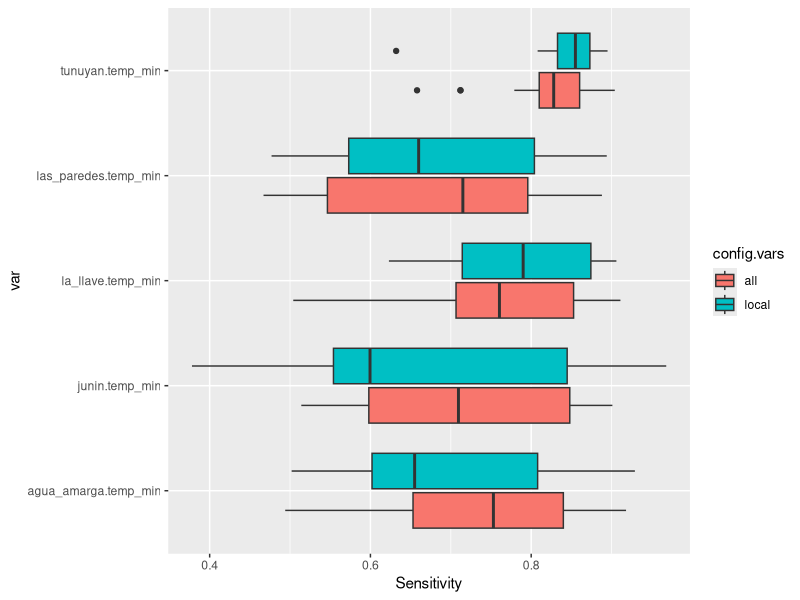
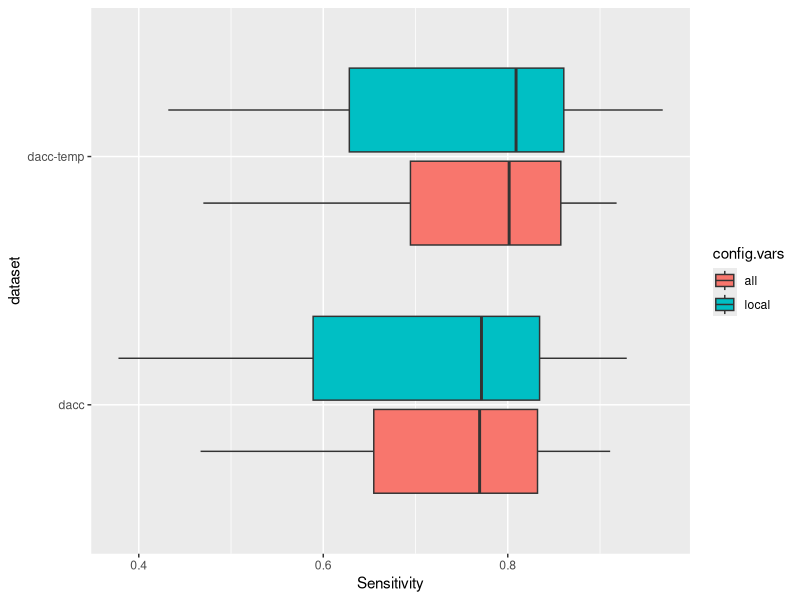
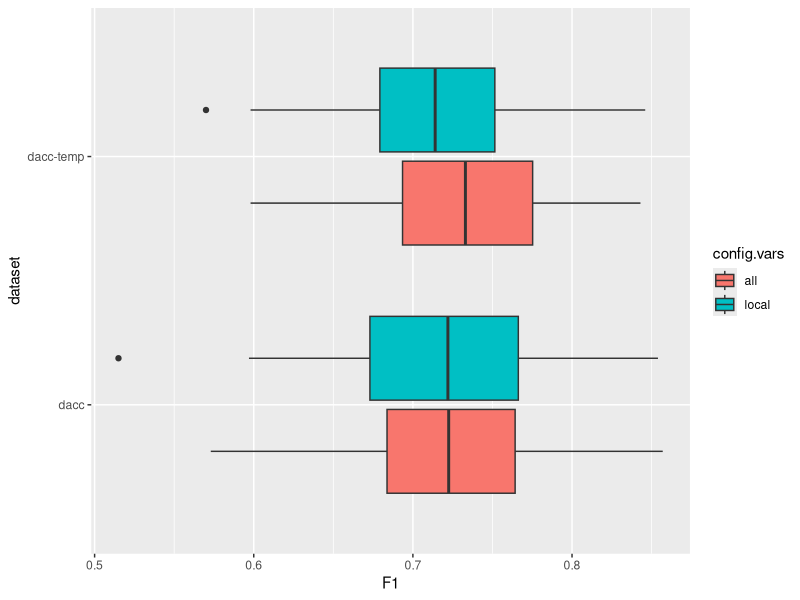
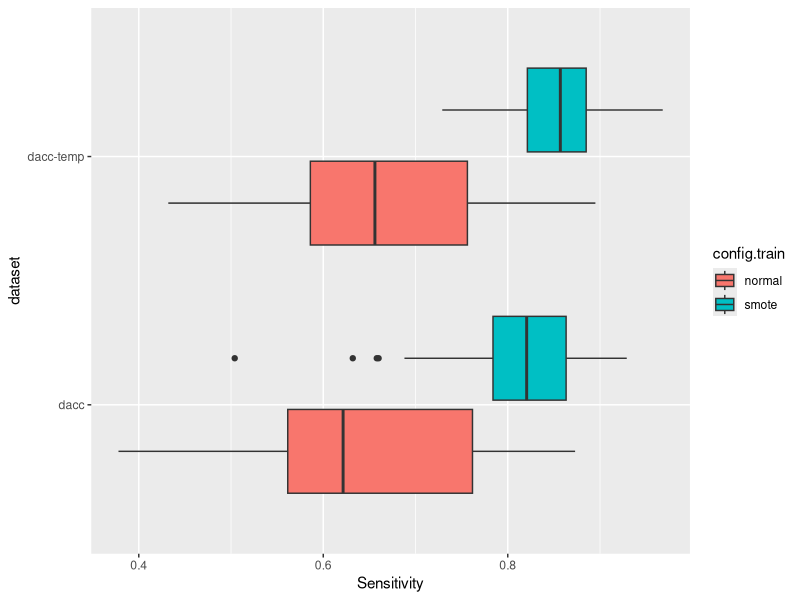
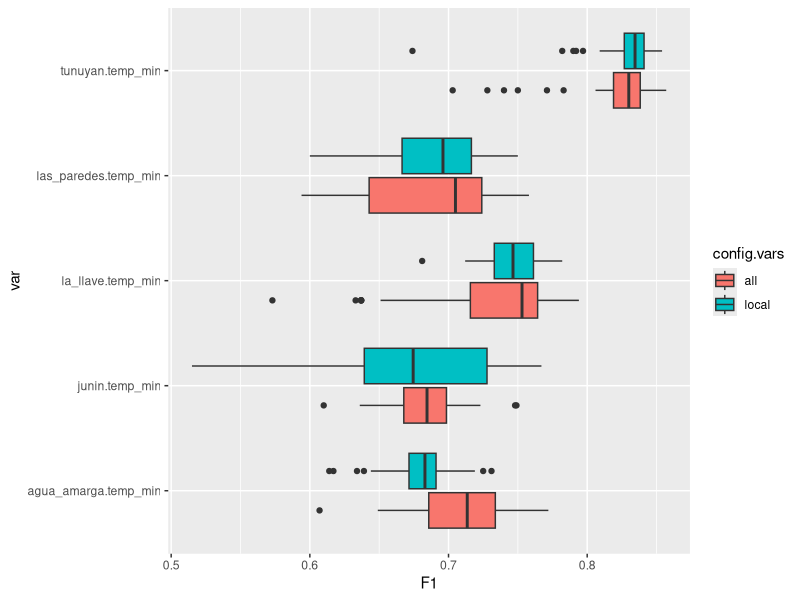
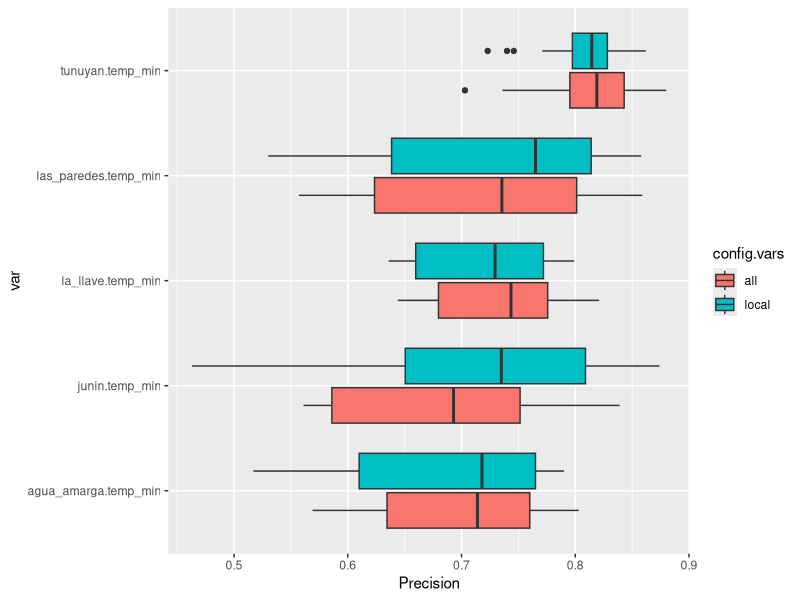
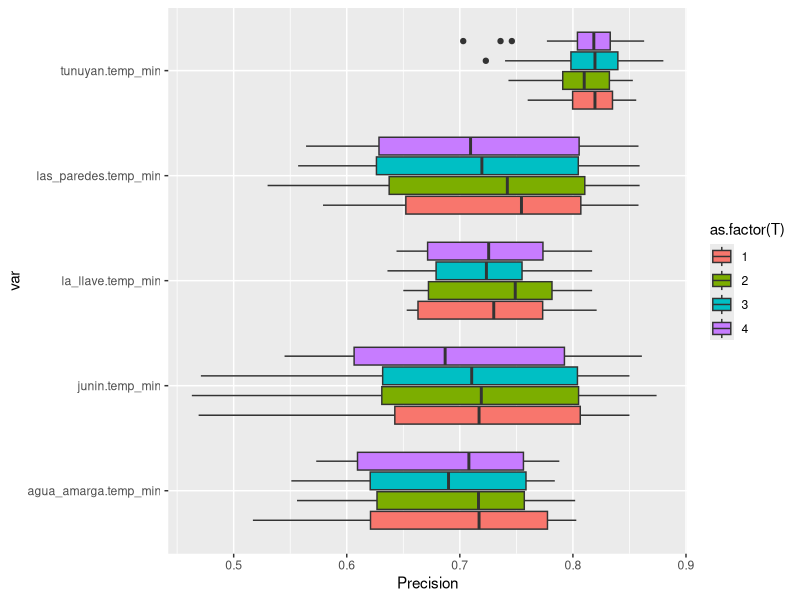
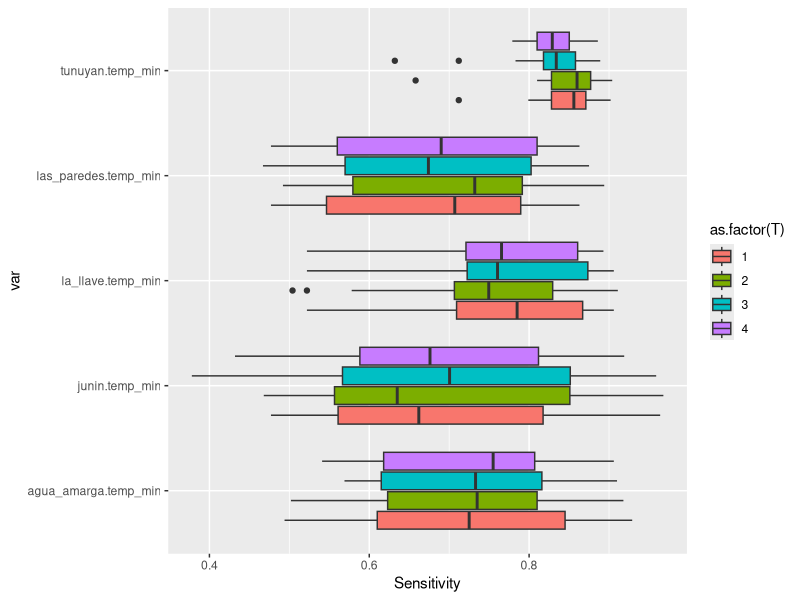

Reproduce these figures in R, in order. (Note: this script raises an error after producing the figures.)
## ---- chunk 1
library(readr)
library(ggplot2)
library(gridExtra)
library(tidyverse)
library(lazyeval)

dataset <- read_csv("classification-results.csv")
dataset[,8:ncol(dataset)] <- round(dataset[,8:ncol(dataset)],digits = 3)

stations <- unique(dataset$var)
algoritmos <- unique(dataset$alg)
metrics <- c("FAR","Sensitivity","Specificity","Accuracy","Kappa","F1","Precision")

#' ## Carga dataset
#' Creación de dataset genérico para resultados clasificación
df <- dataset %>%
  unite(dataset, 
        col=label,c("dataset","var","config.train","config.vars","T","alg"),
        sep = "-",remove=FALSE) %>% 
  select(label,dataset,var,config.train,config.vars,T,alg,FAR,Sensitivity,Specificity,Accuracy,Kappa,F1,Precision) 

## ---- chunk 2
p <-ggplot(aes(y = Sensitivity, x = var, fill = config.vars), data = df) + 
  geom_boxplot()  + coord_flip()
print(p)
## ---- chunk 3
p <-ggplot(aes(y = Sensitivity, x = dataset, fill = config.vars), data = df) + 
  geom_boxplot()  + coord_flip()
print(p)
## ---- chunk 4
p <-ggplot(aes(y = F1, x = dataset, fill = config.vars), data = df) + 
  geom_boxplot()  + coord_flip()
print(p)
## ---- chunk 5
p <-ggplot(aes(y = Sensitivity, x = dataset, fill = config.train), data = df) + 
  geom_boxplot()  + coord_flip()
print(p)
## ---- chunk 6

p <-ggplot(aes(y = F1, x = var, fill = config.vars), data = df) + geom_boxplot() + coord_flip()
print(p)

## ---- chunk 7
p <-ggplot(aes(y = Precision , x = var, fill = config.vars), data = df) + geom_boxplot() + coord_flip()
print(p)

## ---- chunk 8

#' ## Según cuantos días anteriores de información sumamos.
#' 
p <-ggplot(aes(y = Precision , x = var, fill = as.factor(T)), data = df) + geom_boxplot() + coord_flip()
print(p)

p <-ggplot(aes(y = Sensitivity , x = var, fill = as.factor(T)), data = df) + geom_boxplot() + coord_flip()
print(p)

p <-ggplot(aes(y = F1 , x = var, fill = as.factor(T)), data = df) + 
  geom_boxplot() + coord_flip() + labs(fill="T")
print(p)
## ---- chunk 9
p <-ggplot(aes(y = Precision , x = var, fill = config.train), data = df) + geom_boxplot() + coord_flip()
print(p)

p <-ggplot(aes(y = Sensitivity , x = var, fill = config.train), data = df) + geom_boxplot() + coord_flip()
print(p)

p <-ggplot(aes(y = F1 , x = var, fill = config.train), data = df) + geom_boxplot() + coord_flip()
print(p)

## ---- chunk 10

for(s in stations){
  
  df1 <- df %>% filter( var == s ) 
  
  p <-ggplot(aes(y = F1 , x = alg, fill = config.vars), data = df1) + 
    geom_boxplot() + coord_flip() + labs(title=paste("Estación",s,sep="  "))
  print(p)
  p <-ggplot(aes(y = Sensitivity , x = alg, fill = config.vars), data = df1) + 
    geom_boxplot() + coord_flip() + labs(title=paste("Estación",s,sep="  "))
  print(p)
  p <-ggplot(aes(y = Precision , x = alg, fill = config.vars), data = df1) + 
    geom_boxplot() + coord_flip() + labs(title=paste("Estación",s,sep="  "))
  print(p)

}

## ---- chunk 11
library(reshape)
df3 <-  df %>% filter( dataset == "dacc") %>% select(-one_of(c("FAR")))

#  melt(df3,id.vars="label")
df4 <- melt(as.data.frame(df3),
            id.vars =(c("label","dataset","var","config.train","config.vars","T","alg")),
            measure.vars = metrics[-1])

p <-ggplot(aes(y = value , x = var, fill = variable), data = df4) + 
  geom_boxplot() + coord_flip() + labs(title="Variabilidad de las métricas por las estaciones")
print(p)

df4 <- df %>% filter( dataset == "dacc")   
df4 <- melt(as.data.frame(df4),
            id.vars =(c("label","dataset","var","config.train","config.vars","T","alg")),
            measure.vars = metrics)

for(a in algoritmos)
{
  for(m in metrics)
  {
    df5 <- df4 %>% filter( alg == a & variable == m) 
    p <-ggplot(aes(y = value , x = var, fill = config.vars), data = df5) + 
      geom_boxplot() + coord_flip() + labs(title=paste("Comportamiento de ",m," en modelo ",a,sep=""))
    print(p)
  }
}
## ---- chunk 12
df3 <- df %>%
      select(label,dataset,var,config.train,config.vars,T,alg,Sensitivity,Specificity,Accuracy,Kappa,F1,Precision) %>%
      filter( var == stations[1]  & alg==algoritmos[1]) # & T == 1 & dataset == DATASET &
    
df3
## ---- chunk 13

for(s in stations)
{
  for(a in algoritmos)
  {
    
    df3 <- df %>%
      select(label,dataset,var,config.train,config.vars,T,alg,Sensitivity,Specificity,Accuracy,Kappa,F1,Precision) %>%
      filter( var == s  & alg==a & T == 1 & dataset == "dacc") # &  # <- AQUI FILTRO
    
    df7 <- melt(as.data.frame(df3),id=(c("label","dataset","var","config.train","config.vars","T","alg")))
    
    
   p<-  ggplot(data=df7, aes(x= reorder(label,value), y=value, fill=variable)) +
      geom_bar(stat="identity",position=position_dodge())+
      coord_flip()+
      theme(legend.position="bottom") +
      labs(x = a, y = "metricas", title=paste("comparacion",a,s,sep="-"))
   print(p)
    
    # for(m in metrics){
    #   plot_ranking_alg(df3,m,s,a)
    #   
    # }
  }
}    
## ---- chunk 14
for(s in stations)
{
  for(a in algoritmos)
  {
    
    df3 <- df %>%
          select(label,dataset,var,config.train,config.vars,T,alg,Sensitivity,Precision,F1) %>% #,Specificity,Accuracy,Kappa,F1
          filter( Sensitivity > 0.7 , Precision > 0.7 , var==s, dataset == "dacc",alg==a ) # & T == 1 & dataset == DATASET &
        
    
    df7 <- melt(data.frame(df3),id=(c("label","dataset","var","config.train","config.vars","T","alg")))
        
      
    p<-  ggplot(data=df7, aes(x= label, y=value, fill=variable)) +
          geom_bar(stat="identity",position=position_dodge())+
          coord_flip()+
          theme(legend.position="bottom") +
          labs(title=paste("Estacion ",s," algoritmo ", a))
       print(p)
  }
}  
## ---- chunk 15
stations
## ---- chunk 16
df3 <- df %>%
      select(label,dataset,var,config.train,config.vars,T,alg,Sensitivity,Precision) %>% #,Specificity,Accuracy,Kappa,F1
      filter( Sensitivity > 0.7 , Precision > 0.7 , var==stations[1], dataset == "dacc",alg=="rf" ) # & T == 1 & dataset == DATASET &
    

df7 <- melt(as.data.frame(df3),id=(c("label","dataset","var","config.train","config.vars","T","alg")))
    
    
    
## ---- chunk 17
p<-  ggplot(data=df7, aes(x= label, y=value, fill=variable)) +
      geom_bar(stat="identity",position=position_dodge())+
      coord_flip()+
      theme(legend.position="bottom") +
      labs(title="")
   print(p)
